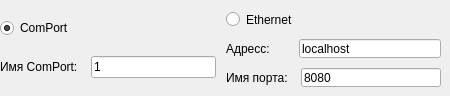
    <widget class="QWidget" name="tab_4">
     <attribute name="title">
      <string>Тип подключения</string>
     </attribute>
     <widget class="QWidget" name="layoutWidget">
      <property name="geometry">
       <rect>
        <x>0</x>
        <y>10</y>
        <width>441</width>
        <height>77</height>
       </rect>
      </property>
      <layout class="QHBoxLayout" name="horizontalLayout_37">
       <property name="spacing">
        <number>10</number>
       </property>
       <item>
        <layout class="QVBoxLayout" name="verticalLayout_32"/>
       </item>
       <item>
        <layout class="QVBoxLayout" name="verticalLayout_34">
         <item>
          <widget class="QRadioButton" name="com">
           <property name="text">
            <string>ComPort</string>
           </property>
           <property name="checked">
            <bool>true</bool>
           </property>
          </widget>
         </item>
         <item>
          <layout class="QHBoxLayout" name="horizontalLayout_46">
           <item>
            <widget class="QLabel" name="label_74">
             <property name="text">
              <string>Имя ComPort: </string>
             </property>
            </widget>
           </item>
           <item>
            <widget class="QLineEdit" name="port">
             <property name="enabled">
              <bool>true</bool>
             </property>
             <property name="text">
              <string>1</string>
             </property>
            </widget>
           </item>
          </layout>
         </item>
        </layout>
       </item>
       <item>
        <layout class="QVBoxLayout" name="verticalLayout_33">
         <item>
          <widget class="QRadioButton" name="eth">
           <property name="text">
            <string>Ethernet</string>
           </property>
          </widget>
         </item>
         <item>
          <layout class="QHBoxLayout" name="horizontalLayout_49">
           <property name="spacing">
            <number>26</number>
           </property>
           <item>
            <widget class="QLabel" name="label_77">
             <property name="text">
              <string>Адресс: </string>
             </property>
            </widget>
           </item>
           <item>
            <widget class="QLineEdit" name="host">
             <property name="text">
              <string>localhost</string>
             </property>
            </widget>
           </item>
          </layout>
         </item>
         <item>
          <layout class="QHBoxLayout" name="horizontalLayout_48">
           <item>
            <widget class="QLabel" name="label_76">
             <property name="text">
              <string>Имя порта: </string>
             </property>
            </widget>
           </item>
           <item>
            <widget class="QLineEdit" name="eport">
             <property name="text">
              <string>8080</string>
             </property>
            </widget>
           </item>
          </layout>
         </item>
        </layout>
       </item>
      </layout>
     </widget>
    </widget>
